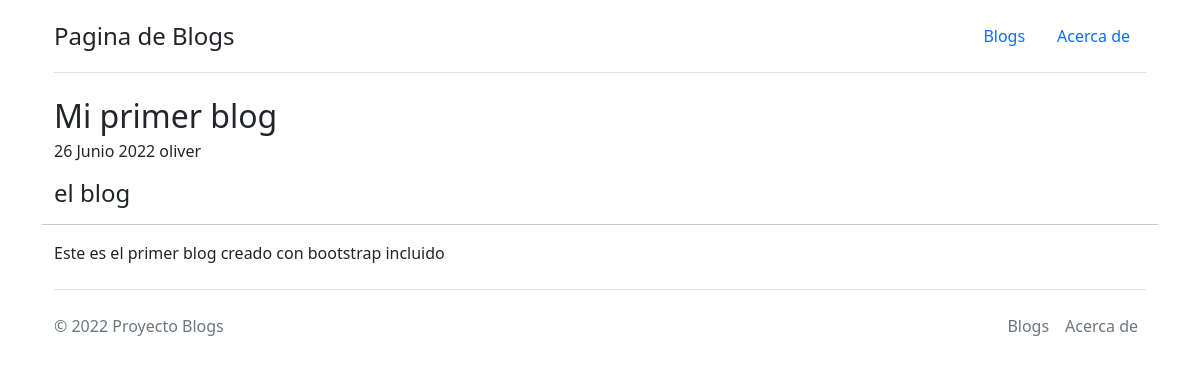
/blogs/detalle/14/, run on the app's committed database.
### blogs/models.py (models this page shows)
class BlogModel(models.Model):
    titulo = models.CharField(max_length=100)
    sub_titulo = models.CharField(max_length=100)
    cuerpo = models.TextField()
    autor = models.CharField(max_length=100)
    fecha_creacion = models.DateField(auto_now_add=True)

### blogs/views.py (the view)
# urls.py: path("detalle/<pk>/", views.DetalleDeBlog.as_view(), name="detalle_de_blog"),
class DetalleDeBlog(DetailView):
    model = BlogModel
    template_name = "blogs/detalle_de_blog.html"

### blogs/templates/blogs/detalle_de_blog.html (shortened to what this page needs)
{% extends 'blogs/lista_de_blogs.html' %}
{% block content %}
<article class="blog-post">
    <h2 class="blog-post-title mb-1 container">{{object.titulo}}</h2>
    <p class="blog-post-meta container">{{object.fecha_creacion}} <a>{{object.autor}}</a></p>
    <h4 class="container">{{object.sub_titulo}}</h4>
    <hr>
    <p class="container">{{object.cuerpo}}</p>
  {% endblock %}

### data on the page
BlogModel: titulo "Mi primer blog", fecha_creacion "26 Junio 2022", autor "oliver", sub_titulo "el blog", cuerpo "Este es el primer blog creado con bootstrap incluido"
